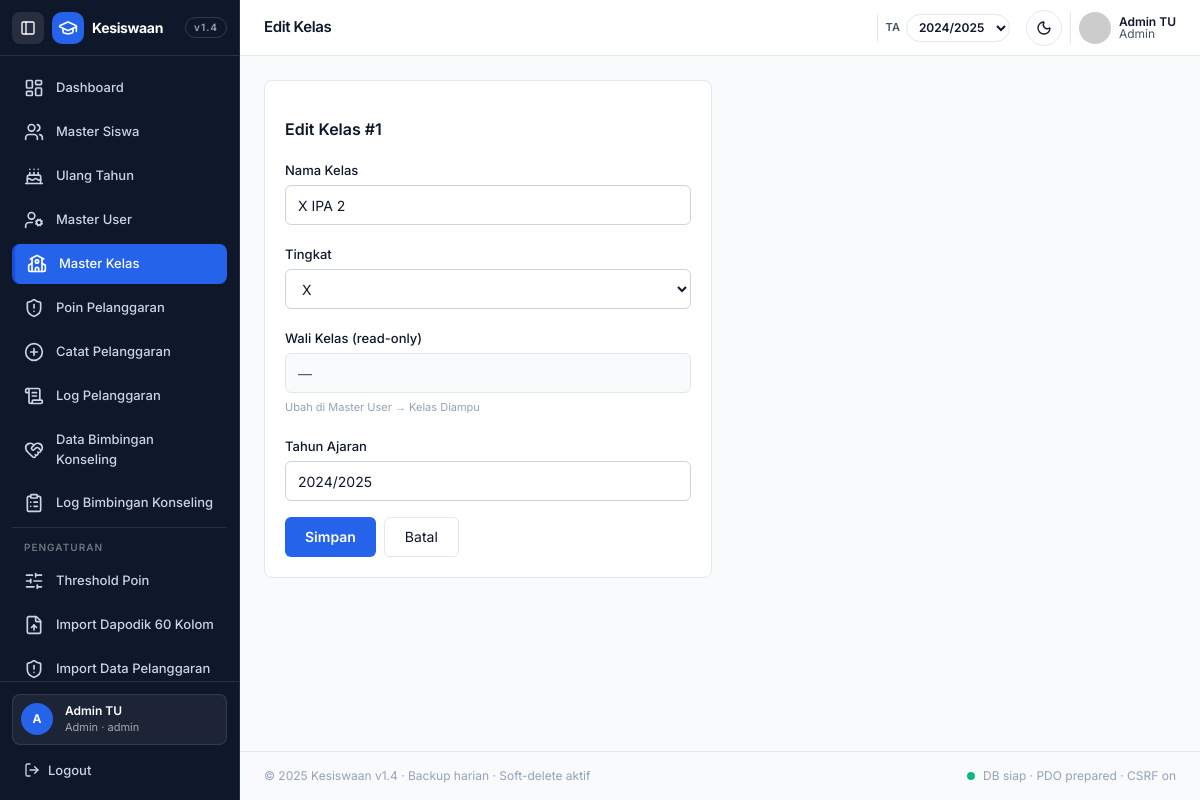
The app's page /kelas/edit.php?id=1 (signed in) with its own data.
### tables this page shows
CREATE TABLE IF NOT EXISTS kelas (
  id BIGINT AUTO_INCREMENT PRIMARY KEY,
  nama_kelas VARCHAR(100) NOT NULL,
  tingkat ENUM('X','XI','XII','VII','VIII','IX') NOT NULL DEFAULT 'X',
  wali_kelas_id BIGINT NULL,
  tahun_ajaran VARCHAR(20) NOT NULL DEFAULT '2024/2025',
  deleted_at DATETIME NULL,
  created_at TIMESTAMP DEFAULT CURRENT_TIMESTAMP,
  updated_at TIMESTAMP DEFAULT CURRENT_TIMESTAMP ON UPDATE CURRENT_TIMESTAMP,
  FOREIGN KEY (wali_kelas_id) REFERENCES users(id) ON DELETE SET NULL
);

### kelas/edit.php (the view, shortened to what this page needs)
<?php $active='kelas'; $title='Edit Kelas';
require __DIR__.'/../config/db.php';
$id=(int)($_GET['id']??0); if(!$id){ header('Location: index.php'); exit; }
$row=null; try{ $st=$pdo->prepare("SELECT k.*, COALESCE(u.nama,'—') as wali FROM kelas k LEFT JOIN users u ON u.id=k.wali_kelas_id WHERE k.id=? AND k.deleted_at IS NULL LIMIT 1"); $st->execute([$id]); $row=$st->fetch(); }catch(Throwable $e){}
?>
<?php require __DIR__.'/../includes/header.php'; ?>
<form method="POST" class="max-w-md bg-white dark:bg-[#1E293B] border border-[#E2E8F0] dark:border-[#334155] rounded-card p-5 space-y-4">
  <h3 class="font-semibold">Edit Kelas #<?=$id?></h3>
  <label class="block"><span class="text-[13px] font-medium">Nama Kelas</span><input name="nama_kelas" value="<?=htmlspecialchars($row['nama_kelas'])?>" class="mt-1 w-full h-10 px-3 rounded-input border border-[#CBD5E1] dark:border-[#334155] bg-white dark:bg-[#0F172A] text-sm"></label>
  <label class="block"><span class="text-[13px] font-medium">Tingkat</span><select name="tingkat" class="mt-1 w-full h-10 px-3 rounded-input border border-[#CBD5E1] dark:border-[#334155] bg-white dark:bg-[#0F172A] text-sm"><option <?= $row['tingkat']==='X'?'selected':'' ?>>X</option></select></label>
  <label class="block"><span class="text-[13px] font-medium">Wali Kelas (read-only)</span><input value="<?=htmlspecialchars($row['wali'])?>" disabled class="mt-1 w-full h-10 px-3 rounded-input border border-[#E2E8F0] dark:border-[#334155] bg-[#F8FAFC] dark:bg-[#0F172A] text-sm text-[#475569] dark:text-[#94A3B8]"><span class="text-[11px] text-[#94A3B8]">Ubah di Master User → Kelas Diampu</span></label>
  <label class="block"><span class="text-[13px] font-medium">Tahun Ajaran</span><input name="tahun_ajaran" value="<?=htmlspecialchars($row['tahun_ajaran'])?>" class="mt-1 w-full h-10 px-3 rounded-input border border-[#CBD5E1] dark:border-[#334155] bg-white dark:bg-[#0F172A] text-sm"></label>
  <div class="flex gap-2"><button class="h-10 px-5 rounded-input bg-[#2563EB] text-white text-sm font-semibold">Simpan</button><a href="/kesiswaanv2/kelas/index.php" class="h-10 px-5 rounded-input border border-[#E2E8F0] dark:border-[#334155] bg-white dark:bg-[#0F172A] text-sm inline-flex items-center">Batal</a></div>
</form>
<?php require __DIR__.'/../includes/footer.php'; ?>

### includes/header.php (style rules this page uses)
* { font-family:Inter,system-ui,sans-serif }

### records on screen
kelas: nama_kelas "X IPA 2", tingkat "X", tahun_ajaran "2024/2025"

### other values on screen
$u['avatar'] "A"
$u['nama'] "Admin TU"
$u['role'] "Admin"
$u['username'] "admin"
$title "Edit Kelas"
$id "1"
form field value "2024/2025"
